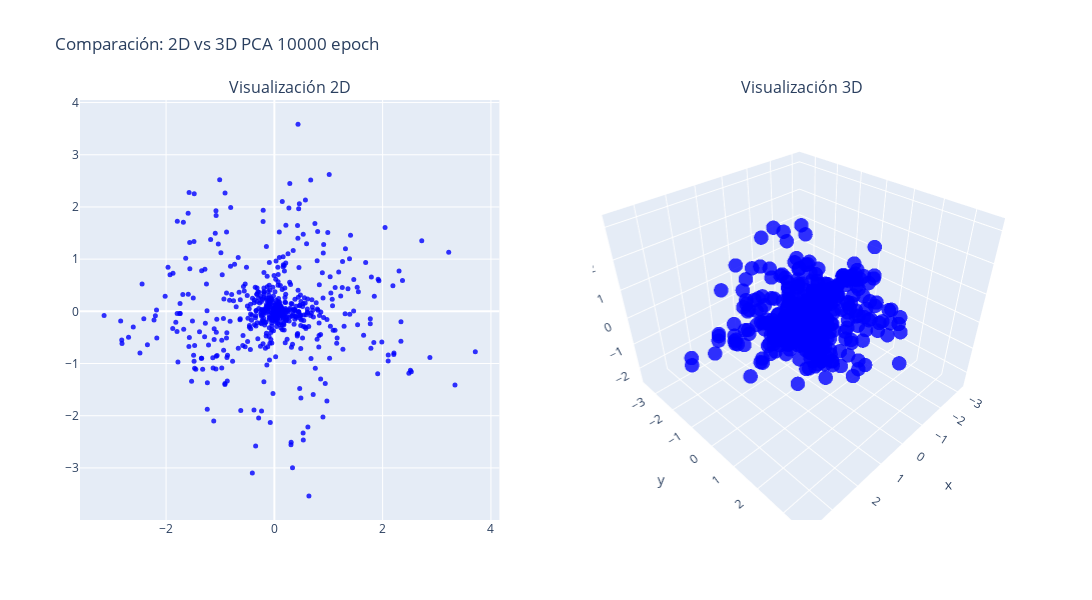

Write notebook code for a chart like this one.
### Code cell
# Crear subgráficos: 1 fila, 2 columnas
fig = make_subplots(
    rows=1, cols=2,
    specs=[[{'type': 'scatter'}, {'type': 'scatter3d'}]],
    subplot_titles=('Visualización 2D', 'Visualización 3D')
)

# Añadir el gráfico 2D (ignorando la tercera dimensión)
fig.add_trace(
    go.Scatter(
        x=all_weights_first_layer_mod["pca_2d_0"],
        y=all_weights_first_layer_mod["pca_2d_1"],
        mode='markers',
        marker=dict(size=5, opacity=0.8, color="blue"),
        showlegend = False
    ),
    row=1, col=1
)

# Añadir el gráfico 3D
fig.add_trace(
    go.Scatter3d(
        x=all_weights_first_layer_mod["pca_3d_0"],
        y=all_weights_first_layer_mod["pca_3d_1"],
        z=all_weights_first_layer_mod["pca_3d_2"],
        mode='markers',
        marker=dict(size=5, opacity=0.8, color="blue"),
        showlegend = False
    ),
    row=1, col=2
)

# Actualizar layout para ajustar el tamaño del gráfico
fig.update_layout(height=600, width=1200, title_text=f"Comparación: 2D vs 3D PCA {num_epochs} epoch")
fig.update_xaxes(title_text="Componente 1", row=1, col=2)
fig.update_yaxes(title_text="Componente 2", row=1, col=2)

# Mostrando el gráfico
fig.show()

### Figure 1 — Plotly figure (JSON) as saved in the notebook; plotly's stock layout.template omitted (floating-point values rounded to 4 significant figures; data arrays with more than 128 entries replaced by an {"elided": "..."} marker saying what was removed)
{"data": [{"marker": {"color": "blue", "opacity": 0.8, "size": 5}, "mode": "markers", "showlegend": false, "type": "scatter", "x": {"elided": "640 float values"}, "xaxis": "x", "y": {"elided": "640 float values"}, "yaxis": "y"}, {"marker": {"color": "blue", "opacity": 0.8, "size": 5}, "mode": "markers", "scene": "scene", "showlegend": false, "type": "scatter3d", "x": {"elided": "640 float values"}, "y": {"elided": "640 float values"}, "z": {"elided": "640 float values"}}], "layout": {"annotations": [{"font": {"size": 16}, "showarrow": false, "text": "Visualización 2D", "x": 0.225, "xanchor": "center", "xref": "paper", "y": 1, "yanchor": "bottom", "yref": "paper"}, {"font": {"size": 16}, "showarrow": false, "text": "Visualización 3D", "x": 0.775, "xanchor": "center", "xref": "paper", "y": 1, "yanchor": "bottom", "yref": "paper"}], "height": 600, "scene": {"domain": {"x": [0.55, 1], "y": [0, 1]}}, "title": {"text": "Comparación: 2D vs 3D PCA 10000 epoch"}, "width": 1200, "xaxis": {"anchor": "y", "domain": [0, 0.45]}, "yaxis": {"anchor": "x", "domain": [0, 1]}}}
